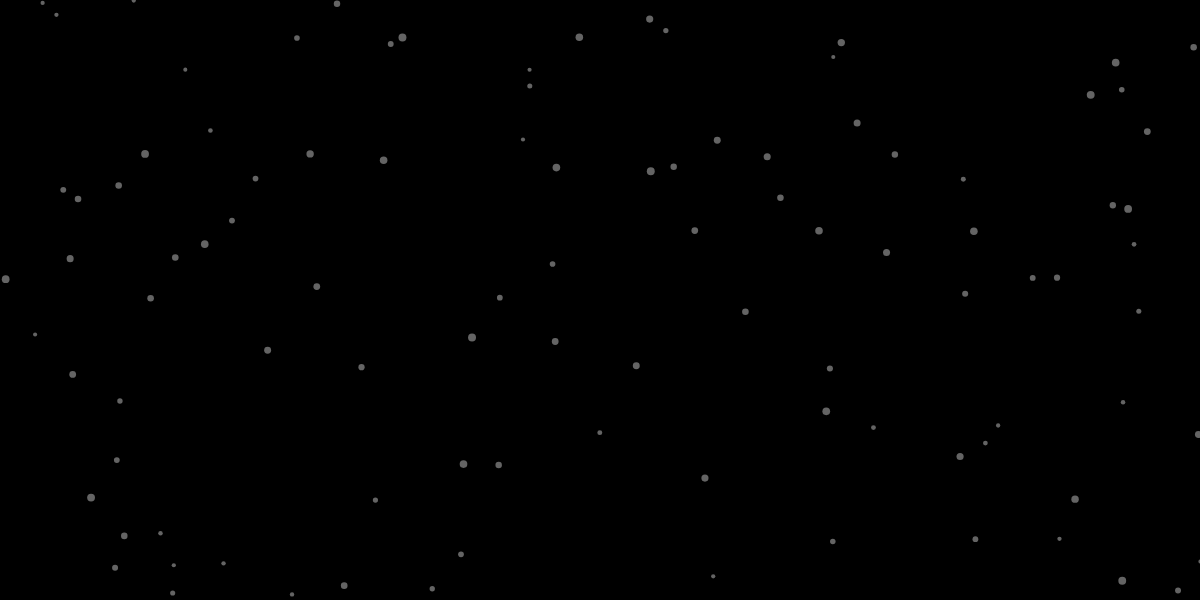
Frame 1 (no input)
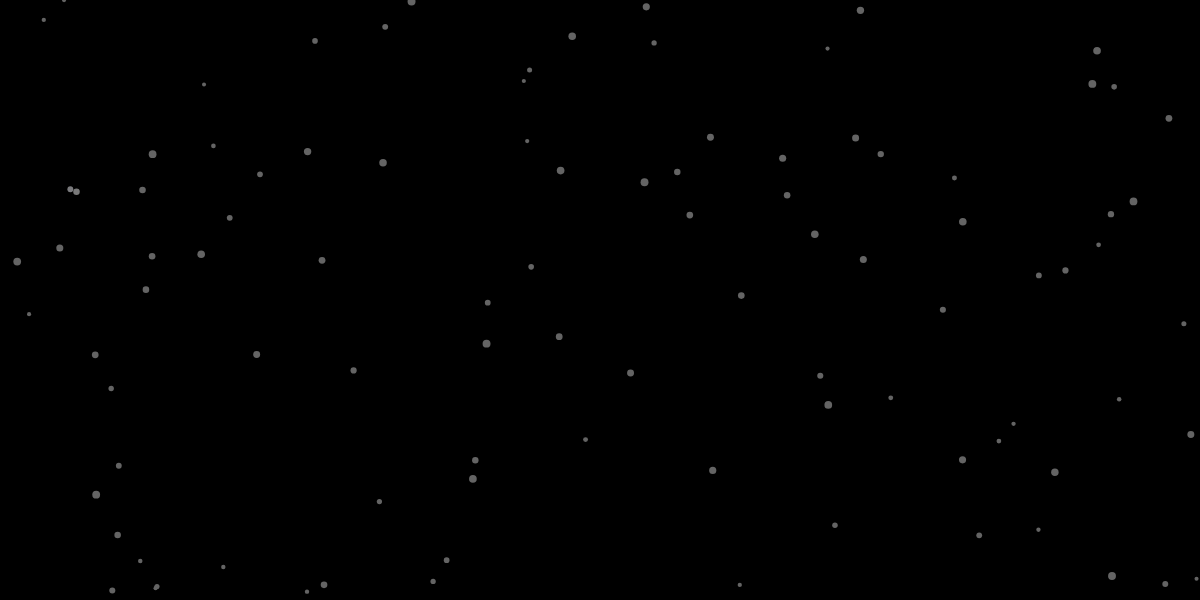
Frame 60 (no input)
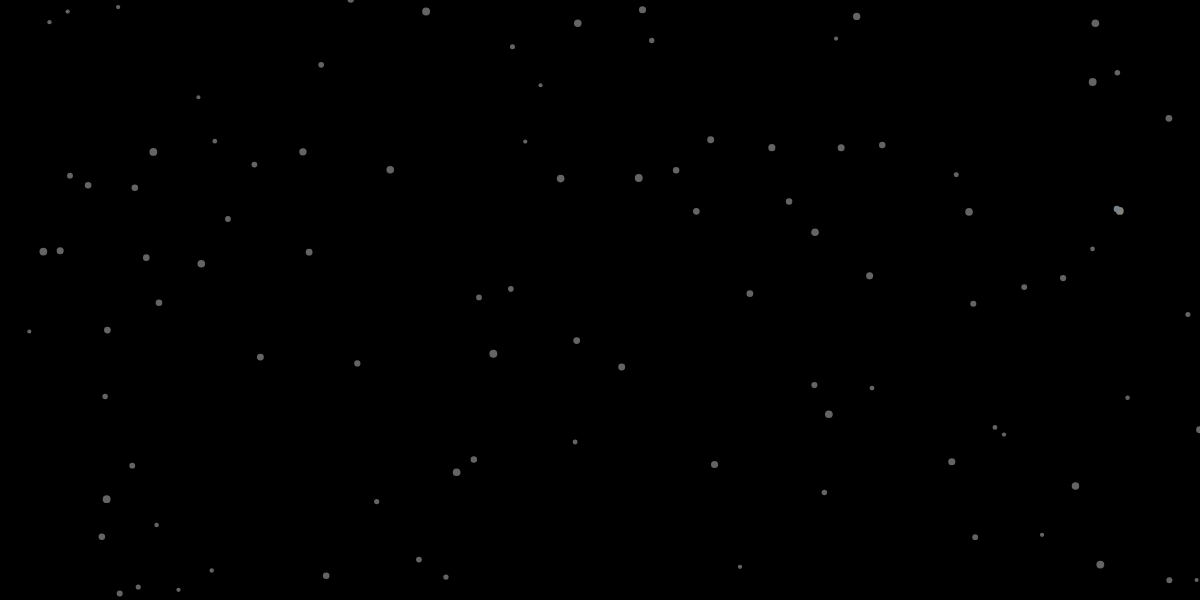
Frame 120 (the mouse pressed at the canvas centre since frame 60)

The p5.js sketch that drew these frames (run headless with seeded random() and noise() and a simulated clock; from frame 60 on, the mouse is pressed at the canvas centre):

// p5.js sketch
// ── sketch.js
const particles = []
const numParticles = 100
let qTree
let screenBoundary

function setup() {
	createCanvas(1200, 600);
	screenBoundary = new Rectangle(width/2, height/2, width, height)
	for (let i = 0; i < numParticles; i++) {
		particles.push(new Particle(random(width), random(height), random(2, 4), random(1, 4)))
	}
	refreshQtree()
}

function refreshQtree() {
	qTree = new QuadTree(screenBoundary, 4)
	particles.forEach(particle => {
		qTree.insert(particle)
	})
}

function draw() {
	background(0)
	particles.forEach(p => {
		p.move()
		p.render()
		p.setHighlight(false)
	})
	refreshQtree()
	
	particles.forEach(p1 => {
		let particleBoundary = new Rectangle(p1.x, p1.y, 10, 10)
		let nearParticles = qTree.query(particleBoundary)
		nearParticles.forEach(p2 => {
			if(p1 !== p2 && p1.intersects(p2)) {
				p1.setHighlight(true)
			}
		})
	})
	if(mouseIsPressed) {
		let particleBoundary = new Rectangle(mouseX, mouseY, 25, 25)
		let nearParticles = qTree.query(particleBoundary)
		let mousePoint = new Point(mouseX, mouseY)
		nearParticles.forEach(p => p.moveTo(mousePoint, 4))
	}
}


class Particle extends Point {
	constructor(x, y, r=8, speed=1) {
		super(x, y)
		this.r = r
		this.speed = speed
		this.highlight = false
		this.highlightCount = 0
	}

	getPoints() {
		return [new Point(this.x, this.y)]
	}

	intersects(particle) {
		const distance = dist(this.x, this.y,particle.x, particle.y)
		return distance < this.r + particle.r
	}

	setHighlight(highlight) {
		if(highlight) this.highlightCount++;
		this.highlight = highlight
	}

	move() {
		this.x += random(-this.speed, this.speed)
		this.y += random(-this.speed, this.speed)
	}

	render() {
		noStroke()
		if(this.highlight) {
			fill(120 + random(this.highlightCount), 120 + random(this.highlightCount), 120 + random(this.highlightCount))
		} else {
			fill(100)
		}
		ellipse(this.x, this.y, this.r * 2)
	}
}
// ── quadtree.js

class Point {
    constructor(x, y) {
        this.x = x
        this.y = y
    }

    moveTo(point, speed=1) {
        this.x += cos(point.x)
    }
}

class Rectangle {
    constructor(x, y, w, h) {
        this.x = x;
        this.y = y;
        this.w = w;
        this.h = h;
    }
    contains(point) {
        return (
            point.x >= this.x - this.w &&
            point.x <= this.x + this.w &&
            point.y >= this.y - this.h &&
            point.y <= this.y + this.h
        );
    }
    getX1() {
        return this.x - this.w
    }
    getX2() {
        return this.x + this.w
    }
    getY1() {
        return this.y - this.h
    }
    getY2() {
        return this.y + this.h
    }
    intersects(rect) {
        return !(
            this.getX2() < rect.getX1() ||
            rect.getX2() < this.getX1() ||
            this.getY2() < rect.getY1() ||
            rect.getY2() < this.getY1()
        )
    }
}
let count = 0
class QuadTree {

    query(range) {
        let points = []
        if (!this.boundary.intersects(range)) {
            return points;
        }
        for (const p of this.points) {
            count++
            if (range.contains(p)) {
                points.push(p)
            }
        }
        if (this.divided) {
            points = points.concat(...this.subQuadTrees.map(subQTree => subQTree.query(range)))
        }
        return points
    }

    constructor(boundary, capacity) {
        this.boundary = boundary;
        this.capacity = capacity;
        this.points = []
        this.divided = false;
    }

    subdivide() {
        const { x, y, w, h } = this.boundary

        const quadrants = [
            new Rectangle(x + w / 2, y - h / 2, w / 2, h / 2), // North East
            new Rectangle(x - w / 2, y - h / 2, w / 2, h / 2), // North West
            new Rectangle(x + w / 2, y + h / 2, w / 2, h / 2), // South East
            new Rectangle(x - w / 2, y + h / 2, w / 2, h / 2), // South West
        ]
        this.subQuadTrees = quadrants.map(boundary => new QuadTree(boundary, this.capacity))
        this.divided = true
    }

    insert(point) {

        if (!this.boundary.contains(point)) {
            return false;
        }

        if (this.points.length < this.capacity) {
            this.points.push(point)
            return true
        } else {
            if (!this.divided) {
                this.subdivide()
            }
            for (const subQTree of this.subQuadTrees) {
                if (subQTree.insert(point)) {
                    return true;
                }
            }
            return false;
        }
    }

    getAllPoints() {
        let points = this.points
        if (this.divided) {
            points = points.concat(...this.subQuadTrees.map(qt => qt.getAllPoints()))
        }
        return points
    }

}
